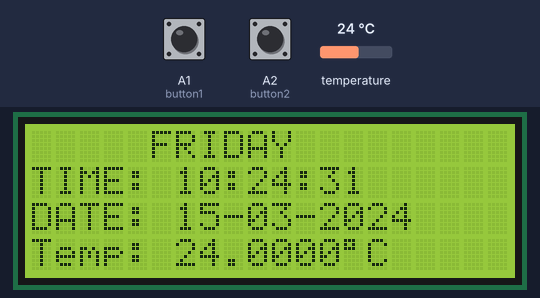
Bench run of a sketch on a simulated Arduino Uno, built with avr-gcc and run on an emulated ATmega328P. Shown: 20×4 character LCD. Wiring (inferred from the names in the program): DS18B20 sensor: data A3. Inputs (shaded band) come from the test bench; at power-on: A1 (button1) HIGH, A2 (button2) HIGH, temperature 24 °C. The local clock reads 2024-03-15 10:24:30 at power-on unless the sketch sets it; storage starts empty; what the sketch prints to the serial monitor is not drawn.

Above: at 1.3 s.
1.4 s: A1 (button1) pulled LOW for 0.15 s
At 1.76 s:
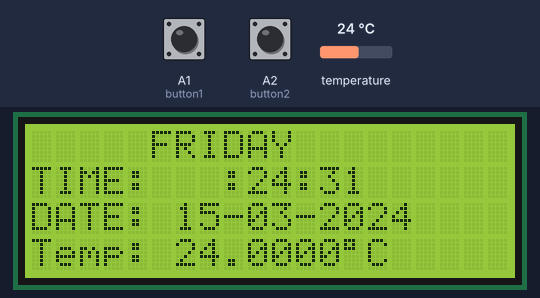
3.1 s: A2 (button2) pulled LOW for 0.15 s
At 4.6 s:
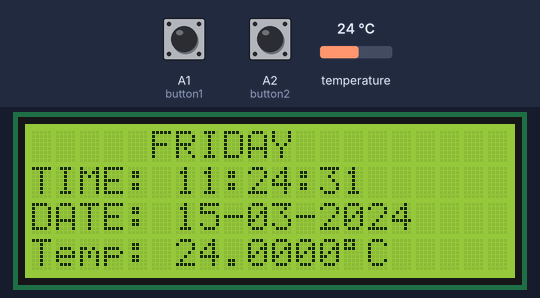
4.7 s: A1 (button1) pulled LOW for 1 s
At 5.87 s:
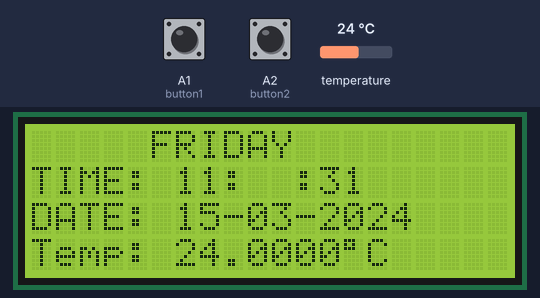
7.2 s: A2 (button2) pulled LOW for 1 s
At 8.57 s:
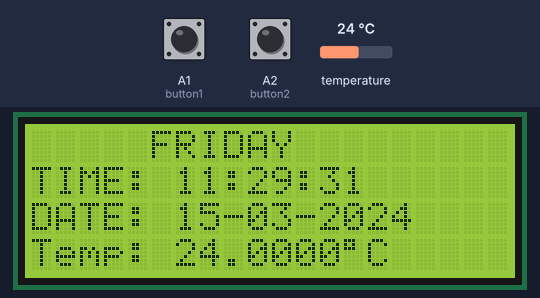
Timing chart, 0 to 10.2 s (numbered marks = the images above; inputs shaded):
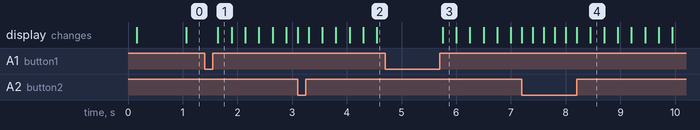

Measured:
- after the input at 3.1 s, the display: changes at once (image 2)
- after the input at 4.7 s, the display: changes after 1.1 s (image 3)
- after the input at 7.2 s, the display: first changes at once (image 4 shows a later state)

The sketch:

code.ino
```cpp
#include <SD.h>
#include <LiquidCrystal.h>
#include <RTClib.h>


LiquidCrystal lcd(2, 3, 4, 5, 6, 7);


RTC_DS3231 rtc;
DateTime   now;


#define button1       A1
#define button2       A2
#define DS18B20_PIN   A3

File dataLog;
boolean sd_ok = 0;

void setup()
{
  pinMode(button1, INPUT_PULLUP);
  pinMode(button2, INPUT_PULLUP);

  rtc.begin();
  lcd.begin(20, 4);
  lcd.setCursor(0, 3);
  lcd.print("Temp:");


  Serial.begin(9600);
  Serial.print("Initializing SD card...");


  if ( !SD.begin() )
    Serial.println("initialization failed!");

  else {
    sd_ok = 1;
    Serial.println("initialization done.");
    if( SD.exists("Log.txt") == 0 )
    {
      Serial.print("\r\nCreate 'Log.txt' file ... ");
      dataLog = SD.open("Log.txt", FILE_WRITE);
      if(dataLog) {
        Serial.println("OK");
        dataLog.println("    DATE    |    TIME  | TEMPERATURE");
        dataLog.println("(dd-mm-yyyy)|(hh:mm:ss)|");
        dataLog.close();
      }
      else
        Serial.println("error creating file.");
    }
  }

  Serial.println("\r\n    DATE    |    TIME  | TEMPERATURE");
  Serial.println("(dd-mm-yyyy)|(hh:mm:ss)|");
}


void loop()
{
  now = rtc.now();
  RTC_display();

  if( !digitalRead(button1) )
  if( debounce() )
  {
    while( debounce() );

    byte hour   = edit( now.hour() );
    byte minute = edit( now.minute() );
    byte day    = edit( now.day() );
    byte month  = edit( now.month() );
    byte year   = edit( now.year() - 2000 );


    rtc.adjust(DateTime(2000 + year, month, day, hour, minute, 0));

    while(debounce());
  }

  static byte p_second;
  if( (now.second() % 2 == 0) && (p_second != now.second()) )
  {
    unsigned int ds18b20_temp;
    char buffer1[12], buffer2[26];
    bool sensor_ok = 0;
    p_second = now.second();
    if( ds18b20_read(&ds18b20_temp) )
    {
      sensor_ok = 1;
      if (ds18b20_temp & 0x8000)
      {
        ds18b20_temp = ~ds18b20_temp + 1;
        sprintf(buffer1, "-%02u.%04u%cC", (ds18b20_temp/16) % 100, (ds18b20_temp & 0x0F) * 625, 223);
      }
      else
      {
        if (ds18b20_temp/16 >= 100)
          sprintf(buffer1, "%03u.%04u%cC", ds18b20_temp/16, (ds18b20_temp & 0x0F) * 625, 223);
        else
          sprintf(buffer1, " %02u.%04u%cC", ds18b20_temp/16, (ds18b20_temp & 0x0F) * 625, 223);
      }
    }
    else
      sprintf(buffer1, "   ERROR  ");

    lcd.setCursor(5, 3);
    lcd.print(buffer1);

    sprintf( buffer2, " %02u-%02u-%04u | %02u:%02u:%02u | ", now.day(), now.month(), now.year(),
                      now.hour(), now.minute(), now.second() );
    if(sensor_ok) {
      buffer1[8] = 194;
      buffer1[9] = 176;
      buffer1[10] = 'C';
      buffer1[11] = '\0';
    }

    Serial.print(buffer2);
    Serial.println(buffer1);

    if(sd_ok)
    {
      dataLog = SD.open("Log.txt", FILE_WRITE);
      dataLog.print( buffer2 );
      dataLog.println( buffer1 );
      dataLog.close();
    }

  }

  delay(100);
}


void RTC_display()
{
  char _buffer[17];
  char dow_matrix[7][10] = {" SUNDAY  ", " MONDAY  ", " TUESDAY ", "WEDNESDAY",
                             "THURSDAY ", " FRIDAY  ", "SATURDAY "};
  lcd.setCursor(4, 0);
  lcd.print( dow_matrix[now.dayOfTheWeek()] );


  sprintf( _buffer, "TIME: %02u:%02u:%02u", now.hour(), now.minute(), now.second() );
  lcd.setCursor(0, 1);
  lcd.print(_buffer);

  sprintf( _buffer, "DATE: %02u-%02u-%04u", now.day(), now.month(), now.year() );
  lcd.setCursor(0, 2);
  lcd.print(_buffer);
}

byte edit(byte parameter)
{
  static byte i = 0, y_pos,
              x_pos[5] = {6, 9, 6, 9, 14};
  char text[3];
  sprintf(text,"%02u", parameter);

  if(i < 2)
    y_pos = 1;
  else
    y_pos = 2;

  while( debounce() );

  while(true) {
    while( !digitalRead(button2) ) {
      parameter++;
      if(i == 0 && parameter > 23)
        parameter = 0;
      if(i == 1 && parameter > 59)
        parameter = 0;
      if(i == 2 && parameter > 31)
        parameter = 1;
      if(i == 3 && parameter > 12)
        parameter = 1;
      if(i == 4 && parameter > 99)
        parameter = 0;

      sprintf(text,"%02u", parameter);
      lcd.setCursor(x_pos[i], y_pos);
      lcd.print(text);
      delay(200);
    }

    lcd.setCursor(x_pos[i], y_pos);
    lcd.print("  ");
    unsigned long previous_m = millis();
    while( (millis() - previous_m < 250) && digitalRead(button1) && digitalRead(button2) ) ;
    lcd.setCursor(x_pos[i], y_pos);
    lcd.print(text);
    previous_m = millis();
    while( (millis() - previous_m < 250) && digitalRead(button1) && digitalRead(button2) ) ;

    if(!digitalRead(button1))
    {
      i = (i + 1) % 5;
      return parameter;
    }
  }
}


bool debounce ()
{
  byte count = 0;
  for(byte i = 0; i < 5; i++)
  {
    if ( !digitalRead(button1) )
      count++;
    delay(10);
  }

  if(count > 2)  return 1;
  else           return 0;
}


bool ds18b20_start()
{
  bool ret = 0;
  digitalWrite(DS18B20_PIN, LOW);
  pinMode(DS18B20_PIN, OUTPUT);
  delayMicroseconds(500);
  pinMode(DS18B20_PIN, INPUT);
  delayMicroseconds(100);
  if (!digitalRead(DS18B20_PIN))
  {
    ret = 1;
    delayMicroseconds(400);
  }
  return(ret);
}

void ds18b20_write_bit(bool value)
{
  digitalWrite(DS18B20_PIN, LOW);
  pinMode(DS18B20_PIN, OUTPUT);
  delayMicroseconds(2);
  digitalWrite(DS18B20_PIN, value);
  delayMicroseconds(80);
  pinMode(DS18B20_PIN, INPUT);
  delayMicroseconds(2);
}

void ds18b20_write_byte(byte value)
{
  byte i;
  for(i = 0; i < 8; i++)
    ds18b20_write_bit(bitRead(value, i));
}

bool ds18b20_read_bit(void)
{
  bool value;
  digitalWrite(DS18B20_PIN, LOW);
  pinMode(DS18B20_PIN, OUTPUT);
  delayMicroseconds(2);
  pinMode(DS18B20_PIN, INPUT);
  delayMicroseconds(5);
  value = digitalRead(DS18B20_PIN);
  delayMicroseconds(100);
  return value;
}

byte ds18b20_read_byte(void)
{
  byte i, value;
  for(i = 0; i < 8; i++)
    bitWrite(value, i, ds18b20_read_bit());
  return value;
}

bool ds18b20_read(int *raw_temp_value)
{
  if (!ds18b20_start())
    return(0);
  ds18b20_write_byte(0xCC);
  ds18b20_write_byte(0x44);
  while(ds18b20_read_byte() == 0);
  if (!ds18b20_start())
    return(0);
  ds18b20_write_byte(0xCC);
  ds18b20_write_byte(0xBE);


  *raw_temp_value = ds18b20_read_byte();

  *raw_temp_value |= (unsigned int)(ds18b20_read_byte() << 8);

  return(1);
}
```
